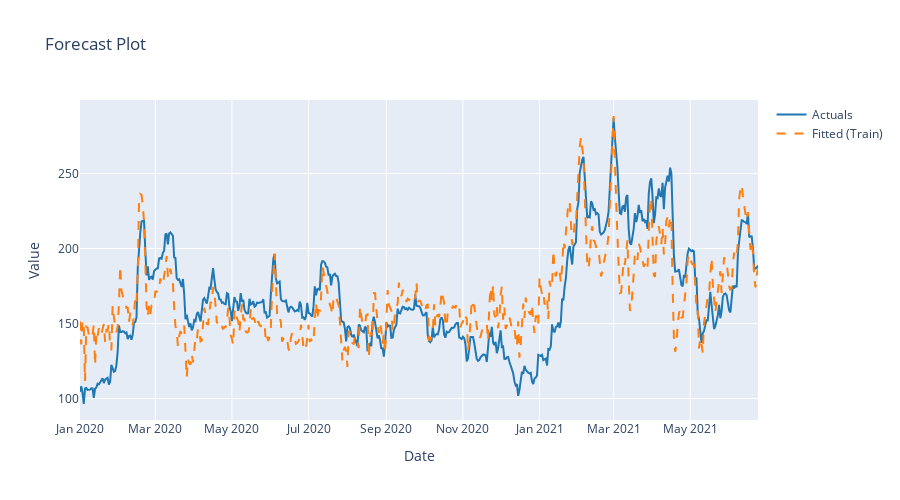

The code cell stored with this chart in its notebook:
### Markdown cell above
## 9. Modeling with Financial ML Features

Let's create a workflow that uses these financial ML features to predict returns.

### Code cell
# Create workflow with financial ML recipe and linear regression
# Note: Recipe auto-generates formula, so we don't need to specify it
wf_finml = workflow() \
    .add_recipe(rec_finml) \
    .add_model(linear_reg())

# Fit workflow
fit_finml = wf_finml.fit(train_data)

# IMPORTANT: For time series features that require historical data (like fractional differentiation),
# we need to combine train and test data before prediction, so test data has access to training history.
# The workflow's predict() method will bake the data, so we pass the raw combined data.
# Then we filter predictions to only the test period.
combined_data = pd.concat([train_data, test_data], ignore_index=True).sort_values(by='date').reset_index(drop=True)

# Bake combined data to identify which rows remain after naomit
# This helps us align predictions with the correct dates
combined_baked = prep_finml.bake(combined_data)

# Make predictions on combined data (workflow will bake it internally)
all_predictions = fit_finml.predict(combined_data)

# Filter to only test period predictions
# Use the baked data to identify test rows (after naomit removed some rows)
test_date_mask = combined_baked['date'] >= test_data['date'].min()
predictions = all_predictions[test_date_mask.values].copy()

print(f"Combined data: {len(combined_data)} rows")
print(f"Combined data after transformation: {len(combined_baked)} rows")
print(f"Test predictions: {len(predictions)} rows")
print(f"Predictions shape: {predictions.shape}")

# Evaluate performance
outputs, coeffs, stats = fit_finml.extract_outputs()

display(outputs)
display(coeffs)
display(stats)

from py_visualize import plot_forecast, plot_residuals
fig = plot_forecast(fit_finml)
fig.show()

### Figure 1 — Plotly figure (JSON) as saved in the notebook; plotly's stock layout.template omitted (floating-point values rounded to 4 significant figures; data arrays with more than 128 entries replaced by an {"elided": "..."} marker saying what was removed)
{"data": [{"line": {"color": "#1f77b4", "width": 2}, "mode": "lines", "name": "Actuals", "type": "scatter", "x": {"elided": "541 str values"}, "y": {"elided": "541 float values"}}, {"line": {"color": "#ff7f0e", "dash": "dash", "width": 2}, "mode": "lines", "name": "Fitted (Train)", "type": "scatter", "x": {"elided": "541 str values"}, "y": {"elided": "541 float values"}}], "layout": {"height": 500, "hovermode": "x unified", "showlegend": true, "title": {"text": "Forecast Plot"}, "xaxis": {"title": {"text": "Date"}}, "yaxis": {"title": {"text": "Value"}}}}
